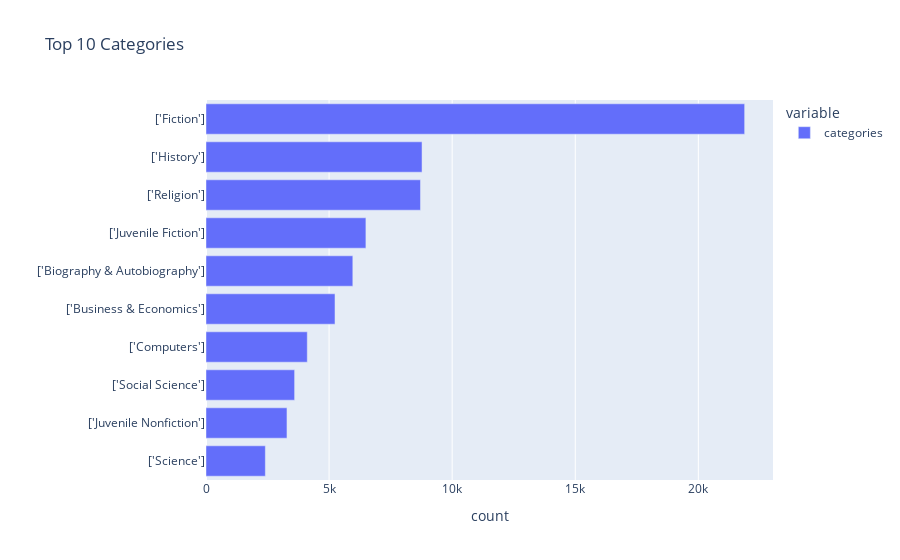

This figure's notebook cell:
### Markdown cell above
#### Most frequent categories
Having filtered out non english documents, we now analyze the most frequent categories. These give an idea of the concepts which the corpus talks about.

### Code cell
cat_num = 10
fig = px.bar(df_books_en["categories"].value_counts()[:cat_num][::-1], orientation = "h",
             title = f"Top {cat_num} Categories", labels={"index": "", "value": "count"})
fig.show()

### Figure 1 — Plotly figure (JSON) as saved in the notebook; plotly's stock layout.template omitted (floating-point values rounded to 4 significant figures)
{"data": [{"alignmentgroup": "True", "hovertemplate": "variable=categories<br>count=%{x}<br>=%{y}<extra></extra>", "legendgroup": "categories", "marker": {"color": "#636efa", "pattern": {"shape": ""}}, "name": "categories", "offsetgroup": "categories", "orientation": "h", "showlegend": true, "textposition": "auto", "type": "bar", "x": [2411, 3289, 3600, 4114, 5240, 5964, 6496, 8712, 8776, 21881], "xaxis": "x", "y": ["['Science']", "['Juvenile Nonfiction']", "['Social Science']", "['Computers']", "['Business & Economics']", "['Biography & Autobiography']", "['Juvenile Fiction']", "['Religion']", "['History']", "['Fiction']"], "yaxis": "y"}], "layout": {"barmode": "relative", "legend": {"title": {"text": "variable"}, "tracegroupgap": 0}, "title": {"text": "Top 10 Categories"}, "xaxis": {"anchor": "y", "domain": [0, 1], "title": {"text": "count"}}, "yaxis": {"anchor": "x", "domain": [0, 1], "title": {"text": ""}}}}
